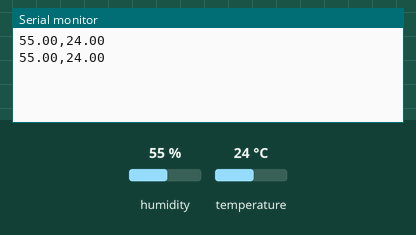
A sketch run on a simulated Arduino Uno, built with avr-gcc and run on an emulated ATmega328P. Shown: the last lines printed to the serial monitor. Inputs (shaded band) come from the test bench; at power-on: humidity 55 %, temperature 24 °C.

Above: at 2.8 s.
2.9 s: humidity set to 22 %
At 5.3 s:
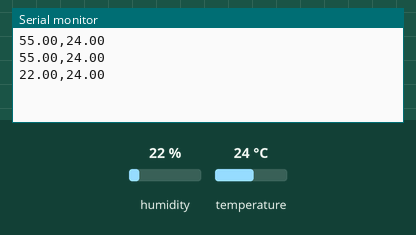
5.6 s: temperature set to 12 °C
At 6.8 s:
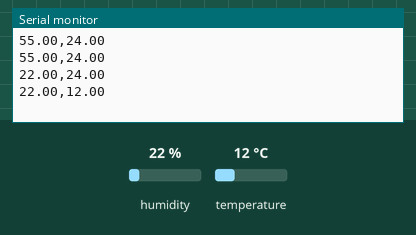
8.3 s: humidity set to 40 %
At 11.5 s:
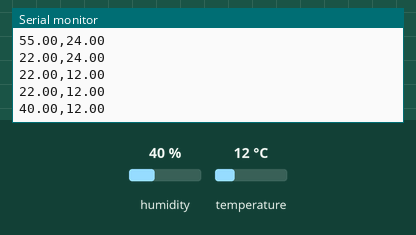
Timing chart, 0 to 13.0 s (numbered marks = the images above; inputs shaded):
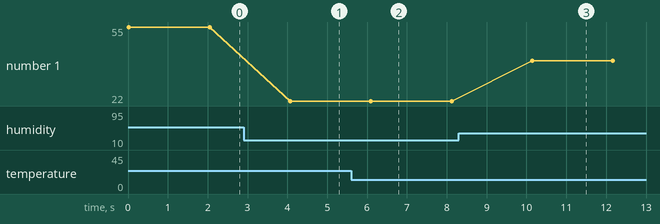

Measured:
- after the input at 2.9 s, the serial monitor: prints a new line after 1.2 s (image 1)
- after the input at 5.6 s, the serial monitor: prints a new line after 0.50 s (image 2)
- after the input at 8.3 s, the serial monitor: prints a new line after 1.8 s (image 3)
- plotted number 1: 55 → 22 after the input at 2.9 s, 22 → 40 after the input at 8.3 s

The sketch:

Arduino.ino
```cpp
#include <DHT_U.h>
#include <DHT.h>

#define DHTPIN 7         // DHT11 Output Pin connection
#define DHTTYPE DHT11     // DHT Type is DHT11

DHT dht(DHTPIN, DHTTYPE);   // Initialize DHT sensor

void setup () {
  dht.begin();
  Serial.begin(9600);         // To see data on serial monitor
}

void loop (){

    float H = dht.readHumidity();     //Read Humidity
    float T = dht.readTemperature();    // Read temperature as Celsius

    // Check if any reads failed and if exit
    if (isnan(H) || isnan(T)){
      Serial.println("Failed to read from DHT sensor!");
      return;
    }

    // Combine Humidity and Temperature into single string
    String dhtData = String(H) + "," + String(T);
    Serial.println(dhtData);
    delay(2000);   // Wait two seconds between measurements
}
```
